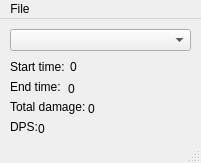
<?xml version="1.0" encoding="UTF-8"?>
<ui version="4.0">
 <class>MainWindow</class>
 <widget class="QMainWindow" name="MainWindow">
  <property name="enabled">
   <bool>true</bool>
  </property>
  <property name="geometry">
   <rect>
    <x>0</x>
    <y>0</y>
    <width>201</width>
    <height>163</height>
   </rect>
  </property>
  <property name="sizePolicy">
   <sizepolicy hsizetype="Preferred" vsizetype="Preferred">
    <horstretch>0</horstretch>
    <verstretch>0</verstretch>
   </sizepolicy>
  </property>
  <property name="windowTitle">
   <string>RQ Damage View</string>
  </property>
  <property name="animated">
   <bool>false</bool>
  </property>
  <widget class="QWidget" name="centralwidget">
   <widget class="QComboBox" name="comboBox">
    <property name="geometry">
     <rect>
      <x>10</x>
      <y>10</y>
      <width>181</width>
      <height>22</height>
     </rect>
    </property>
   </widget>
   <widget class="QLabel" name="label">
    <property name="geometry">
     <rect>
      <x>10</x>
      <y>40</y>
      <width>61</width>
      <height>16</height>
     </rect>
    </property>
    <property name="text">
     <string>Start time:</string>
    </property>
   </widget>
   <widget class="QLabel" name="label_2">
    <property name="geometry">
     <rect>
      <x>10</x>
      <y>60</y>
      <width>61</width>
      <height>16</height>
     </rect>
    </property>
    <property name="text">
     <string>End time:</string>
    </property>
   </widget>
   <widget class="QLabel" name="label_3">
    <property name="geometry">
     <rect>
      <x>10</x>
      <y>80</y>
      <width>81</width>
      <height>16</height>
     </rect>
    </property>
    <property name="text">
     <string>Total damage:</string>
    </property>
   </widget>
   <widget class="QLabel" name="label_4">
    <property name="geometry">
     <rect>
      <x>10</x>
      <y>100</y>
      <width>61</width>
      <height>16</height>
     </rect>
    </property>
    <property name="text">
     <string>DPS:</string>
    </property>
   </widget>
   <widget class="QLabel" name="label_5">
    <property name="geometry">
     <rect>
      <x>70</x>
      <y>40</y>
      <width>121</width>
      <height>16</height>
     </rect>
    </property>
    <property name="text">
     <string>0</string>
    </property>
   </widget>
   <widget class="QLabel" name="label_6">
    <property name="geometry">
     <rect>
      <x>68</x>
      <y>60</y>
      <width>121</width>
      <height>20</height>
     </rect>
    </property>
    <property name="text">
     <string>0</string>
    </property>
   </widget>
   <widget class="QLabel" name="label_7">
    <property name="geometry">
     <rect>
      <x>88</x>
      <y>80</y>
      <width>101</width>
      <height>20</height>
     </rect>
    </property>
    <property name="text">
     <string>0</string>
    </property>
   </widget>
   <widget class="QLabel" name="label_8">
    <property name="geometry">
     <rect>
      <x>38</x>
      <y>100</y>
      <width>151</width>
      <height>20</height>
     </rect>
    </property>
    <property name="text">
     <string>0</string>
    </property>
   </widget>
  </widget>
  <widget class="QMenuBar" name="menubar">
   <property name="geometry">
    <rect>
     <x>0</x>
     <y>0</y>
     <width>201</width>
     <height>22</height>
    </rect>
   </property>
   <widget class="QMenu" name="menuFile">
    <property name="title">
     <string>File</string>
    </property>
    <addaction name="actionOpen"/>
   </widget>
   <addaction name="menuFile"/>
  </widget>
  <widget class="QStatusBar" name="statusbar"/>
  <action name="actionOpen">
   <property name="text">
    <string>Open</string>
   </property>
  </action>
 </widget>
 <resources/>
 <connections/>
</ui>
